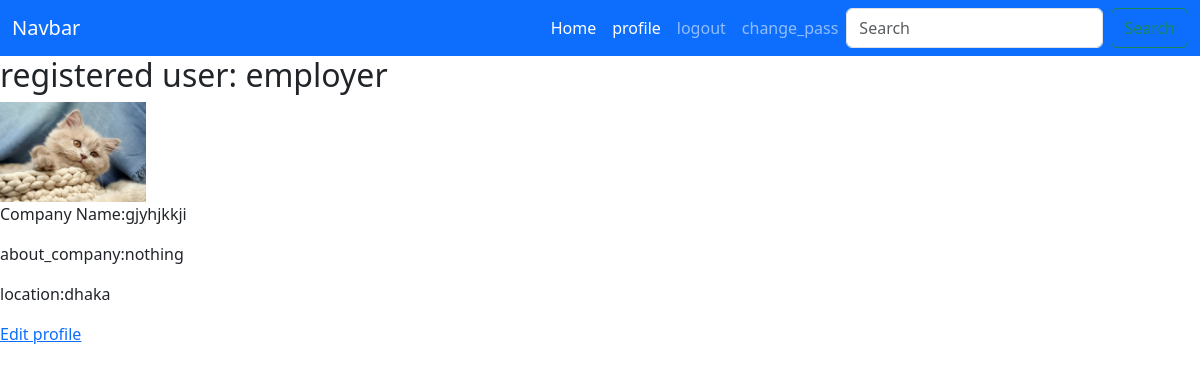
Page /profile/ (signed in) on the committed database.
### users_auth_app/models.py (models this page shows)
class CustomUserModel(AbstractUser):
    phone=models.CharField(max_length=100,null=True)
    USER_TYPE=[
        ('admin','admin'),
        ('employer','employer'),
        ('candidate','candidate')
    ]
    user_type=models.CharField(max_length=100,choices=USER_TYPE)

### employer_app/models.py (models this page shows)
class EmployerProfileModel(models.Model):
    employer_user=models.OneToOneField(CustomUserModel , on_delete=models.CASCADE,null=True, related_name='employer_profile')
    company_name=models.CharField(max_length=100,null=True)
    phone=models.CharField(max_length=100,null=True)
    address=models.CharField(max_length=100,null=True)
    email=models.EmailField(null=True)
    date_of_birth=models.DateField(max_length=100,null=True)
    about_company=models.TextField(null=True)
    company_logo=models.ImageField(upload_to='company_logos/', null=True, blank=True)
    location=models.CharField(max_length=100,null=True)

### users_auth_app/views.py (the view)
# urls.py: path('profile/',profile, name="profile"),
def profile(request):
    return render (request,'profile.html')

### users_auth_app/templates/profile.html
{% extends "master.html" %}
{% block body %}
  <h2>registered user: {{ request.user.user_type }}</h2>
  {% if request.user.user_type == 'employer' %}
    <img src="{{request.user.employer_profile.company_logo.url}} " height="100">
    <p>Company Name:{{request.user.employer_profile.company_name}} </p>
    <p>about_company:{{request.user.employer_profile.about_company}} </p>
    <p>location:{{request.user.employer_profile.location}} </p>
    <a href=" {% url 'edit_profile' request.user.employer_profile.id %} ">Edit profile </a>
  {% endif %}
{% endblock body %}

### rows in the picture
CustomUserModel: user.user_type "employer", user.employer_profile.company_logo (picture), user.employer_profile.company_name "gjyhjkkji", user.employer_profile.about_company "nothing", user.employer_profile.location "dhaka"
